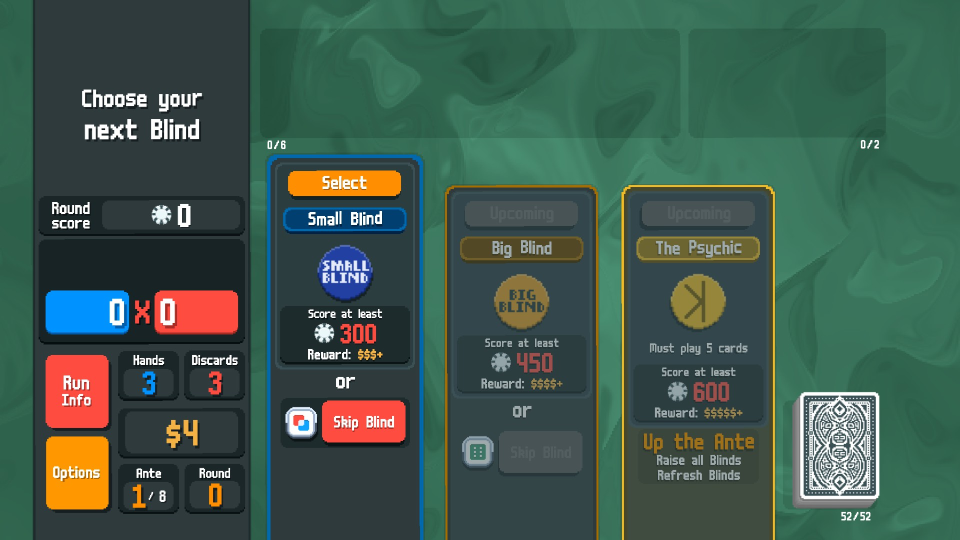
#> input picture mark_rois/select_small.jpg, 1920 x 1080 px (shown at 1/2 size)
$ python grab_rois.py
#> lines starting #> are read from the running program, lines starting #| are printed output that depends on the picture
"""
FULLY AI GENERATED
Interactive ROI selector for template matching.
Select templates by number, draw bounding boxes, and save normalized ROIs to JSON.
"""

import argparse
import json
import os

import cv2

DEFAULT_CONFIG_PATH = "templates.json"
DEFAULT_IMAGE_PATH = "mark_rois/select_small.jpg"
EXPECTED_RES = (1920, 1080)  # (width, height)
DISPLAY_WIDTH = 1280
DISPLAY_HEIGHT = 720


def load_templates(filepath: str) -> dict:
    """Loads templates config, normalizing flat string entries if needed."""
    if not os.path.exists(filepath):
        print(f"File '{filepath}' not found. Starting with empty config.")
        return {}

    with open(filepath, "r", encoding="utf-8") as f:
        data = json.load(f)

    normalized = {}
    for key, val in data.items():
        if isinstance(val, str):
            normalized[key] = {"label": val, "rois": []}
        elif isinstance(val, dict):
            normalized[key] = {
                "label": val.get("label", key),
                "rois": val.get("rois", []),
            }
        else:
            normalized[key] = {"label": key, "rois": []}

    return normalized


def save_templates(filepath: str, data: dict):
    with open(filepath, "w", encoding="utf-8") as f:
        json.dump(data, f, indent=2)
    print(f"Saved updates to '{filepath}'.")


def capture_single_roi(img, key_name: str) -> list[float] | None:
    """Opens a 1280x720 scaled window to draw an ROI accurately."""
    window_title = f"Select ROI: {key_name} (SPACE/ENTER to confirm, 'c' to cancel)"

    # Explicitly resize image to display dimensions
    display_img = cv2.resize(img, (DISPLAY_WIDTH, DISPLAY_HEIGHT))

    cv2.namedWindow(window_title, cv2.WINDOW_AUTOSIZE)

    # selectROI will return coordinates in 1280x720 space
    rect = cv2.selectROI(window_title, display_img, fromCenter=False, showCrosshair=True)
    cv2.destroyWindow(window_title)

    x, y, box_w, box_h = rect

    # Cancelled or zero-area drag
    if box_w == 0 or box_h == 0:
        return None

    # Calculate normalized [x_min, y_min, x_max, y_max] rounded to 4 decimals using DISPLAY dimensions
    return [
        round(x / DISPLAY_WIDTH, 4),
        round(y / DISPLAY_HEIGHT, 4),
        round((x + box_w) / DISPLAY_WIDTH, 4),
        round((y + box_h) / DISPLAY_HEIGHT, 4),
    ]


def main():
    parser = argparse.ArgumentParser(description="Tag ROIs for templates.")
    parser.add_argument(
        "--config",
        default=DEFAULT_CONFIG_PATH,
        help="Path to templates JSON file",
    )
    parser.add_argument(
        "--image",
        default=DEFAULT_IMAGE_PATH,
        help="Path to reference screenshot",
    )
    args = parser.parse_args()

    img = cv2.imread(args.image)
#> img is the input picture: shape (1080, 1920, 3); mean B, G, R 77.8, 89.9, 64.3
    if img is None:
        raise FileNotFoundError(f"Could not load screenshot at '{args.image}'")

    # Validate image resolution
    h, w = img.shape[:2]
#> h = 1080; w = 1920
    if (w, h) != EXPECTED_RES:
        raise ValueError(
            f"Image dimensions ({w}x{h}) do not match expected resolution "
            f"({EXPECTED_RES[0]}x{EXPECTED_RES[1]})."
        )

    templates = load_templates(args.config)
#> (reads templates.json from the repository)
    if not templates:
        print("No templates found in configuration.")
        return

    while True:
        keys = list(templates.keys())
        print("\n" + "=" * 65)
        print("TEMPLATE SELECTOR")
        print("=" * 65)
        for idx, key in enumerate(keys, 1):
            entry = templates[key]
            label = entry.get("label", "")
            count = len(entry.get("rois", []))
            count_str = f"{count} ROI(s)" if count > 0 else "None"
            print(f"  [{idx:2d}] {key:<20} | {label:<22} | {count_str}")
        print("  [ q] Quit")

        user_input = input("\nSelect a number: ").strip()
        if user_input.lower() == "q":
            break

        if not user_input.isdigit() or not (1 <= int(user_input) <= len(keys)):
            print("Invalid selection. Enter a listed number.")
            continue

        selected_key = keys[int(user_input) - 1]
        entry = templates[selected_key]
        existing_rois = entry.get("rois", [])

        # Check existing ROIs and prompt for action
        action = "overwrite"
        if len(existing_rois) > 0:
            print(f"\n'{selected_key}' already has {len(existing_rois)} ROI(s):")
            for r_idx, r in enumerate(existing_rois, 1):
                print(f"    {r_idx}. {r}")

            while True:
                choice = (
                    input("\nAction: [O]verwrite, [A]ppend, or [S]witch template? ")
                    .strip()
                    .lower()
                )
                if choice in ("o", "overwrite"):
                    action = "overwrite"
                    break
                elif choice in ("a", "append"):
                    action = "append"
                    break
                elif choice in ("s", "switch"):
                    action = "switch"
                    break
                print("Please enter 'o', 'a', or 's'.")

            if action == "switch":
                continue

        # ROI collection loop
        new_rois = []
        while True:
            print("\nControls:")
            print("  • Drag with Left Mouse to select region")
            print("  • Press SPACE or ENTER to confirm box")
            print("  • Press 'c' to cancel")

            roi = capture_single_roi(img, selected_key)
            if roi is None:
                print("No box selected or selection canceled.")
                break

            new_rois.append(roi)
            print(f"Captured ROI: {roi}")

            more = input("Add another ROI for this template? (y/N): ").strip().lower()
            if more != "y":
                break

        if not new_rois:
            continue

        if action == "overwrite":
            entry["rois"] = new_rois
        elif action == "append":
            entry["rois"].extend(new_rois)

        save_templates(args.config, templates)
#> this loop made 1 pass; the answer given on pass 1: 1
#> pass 1, in capture_single_roi, `display_img = cv2.resize(img, (DISPLAY_WIDTH, DISPLAY_HEIGHT))`:
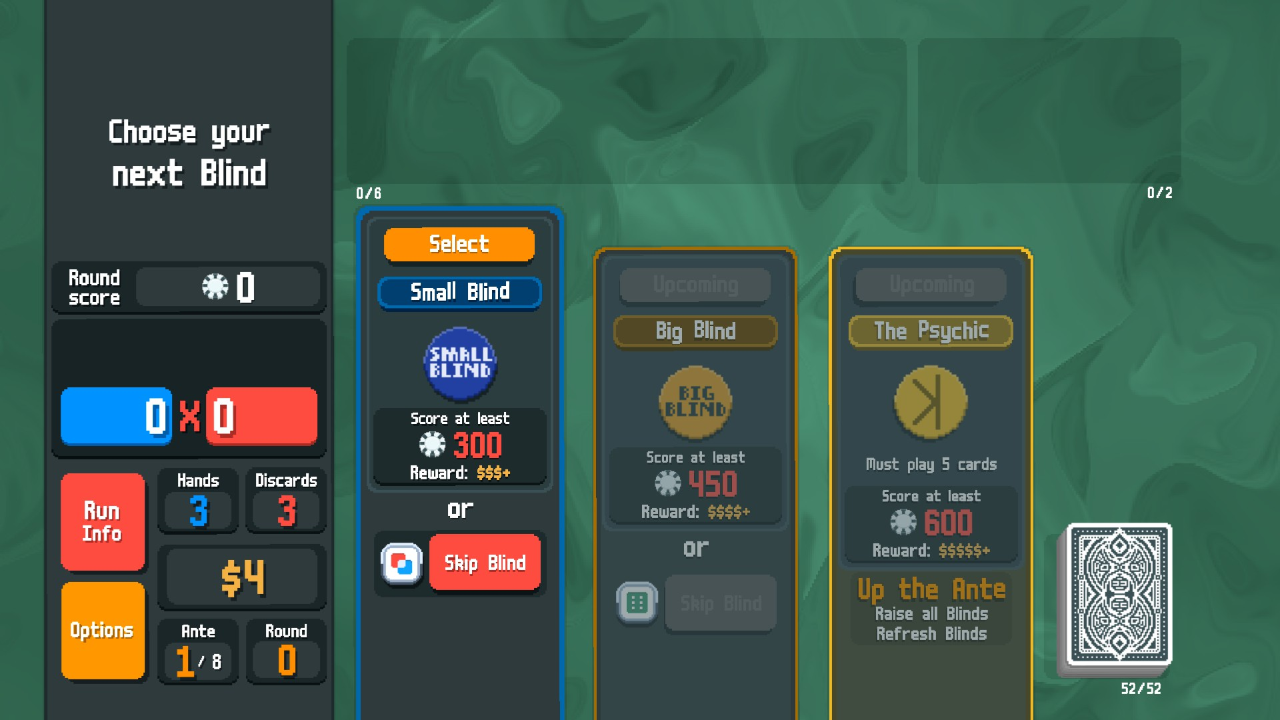
#> display_img: shape (720, 1280, 3); mean B, G, R 77.8, 89.9, 64.3


if __name__ == "__main__":
#> (the run stopped early here; a loop or call above may not have finished)
